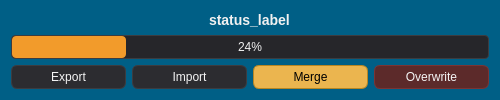
<?xml version="1.0" encoding="UTF-8"?>
<ui version="4.0">
 <class>QuickLinxClass</class>
 <widget class="QMainWindow" name="QuickLinxClass">
  <property name="geometry">
   <rect>
    <x>0</x>
    <y>0</y>
    <width>500</width>
    <height>100</height>
   </rect>
  </property>
  <property name="sizePolicy">
   <sizepolicy hsizetype="Fixed" vsizetype="Fixed">
    <horstretch>0</horstretch>
    <verstretch>0</verstretch>
   </sizepolicy>
  </property>
  <property name="minimumSize">
   <size>
    <width>500</width>
    <height>100</height>
   </size>
  </property>
  <property name="maximumSize">
   <size>
    <width>500</width>
    <height>100</height>
   </size>
  </property>
  <property name="windowTitle">
   <string>QuickLinx</string>
  </property>
  <property name="styleSheet">
   <string notr="true">/* ===== Window background ===== */
QMainWindow {
    background-color: #005F86;
}

/* ===== Status label ===== */
QLabel#status_label {
    color: #f1f1f1;
    font-size: 14px;
    font-weight: 500;
}

/* ===== Buttons ===== */
QPushButton {
    background-color: #2c2c30;
    color: #f5f5f5;
    border: 1px solid #3c3c40;
    border-radius: 6px;
    padding: 4px 18px;
}

QPushButton:hover {
    background-color: #3a3a3f;
	cursor: pointer;
}

QPushButton:pressed {
    background-color: #505056;
}

/* Overwrite Button Style*/
QPushButton#overwrite_button {
   	background-color: #5c2a2a;
	border: 1px solid #7a3434;
}

QPushButton#overwrite_button:hover {
    background-color: #733333;
	
}

QPushButton#overwrite_button:disabled {
    background-color: #4a2b2b;   /* muted red */
    border-color: #5a3333;
    color: #888;
}


/*Merge Button Style*/
QPushButton#merge_button {
	background-color: #ebb54f;
	border: 1px solid #b88622;
	color: #000;
}

QPushButton#merge_button:hover {
    background-color: #d9c76e;
}

QPushButton#merge_button:disabled {
    background-color: #4a4425;   /* muted gold */
    border-color: #5a4d2a;
    color: #888;
}


/* ===== Progress bar ===== */
QProgressBar {
    border: 1px solid #3c3c40;
    border-radius: 4px;
    background-color: #26262a;
    color: #f1f1f1;
    text-align: center;
}

QProgressBar::chunk {
    background-color: #F29B2B;   /* accent color */
    border-radius: 4px;
}
</string>
  </property>
  <widget class="QWidget" name="centralWidget">
   <layout class="QVBoxLayout" name="verticalLayout">
    <item>
     <layout class="QVBoxLayout" name="vertical_layout">
      <item alignment="Qt::AlignmentFlag::AlignHCenter">
       <widget class="QLabel" name="status_label">
        <property name="text">
         <string>status_label</string>
        </property>
       </widget>
      </item>
      <item>
       <widget class="QProgressBar" name="progress_bar">
        <property name="value">
         <number>24</number>
        </property>
       </widget>
      </item>
      <item>
       <layout class="QHBoxLayout" name="horizontal_layout">
        <item>
         <widget class="QPushButton" name="export_button">
          <property name="text">
           <string>Export</string>
          </property>
         </widget>
        </item>
        <item>
         <widget class="QPushButton" name="import_button">
          <property name="text">
           <string>Import</string>
          </property>
         </widget>
        </item>
        <item>
         <widget class="QPushButton" name="merge_button">
          <property name="enabled">
           <bool>true</bool>
          </property>
          <property name="text">
           <string>Merge</string>
          </property>
         </widget>
        </item>
        <item>
         <widget class="QPushButton" name="overwrite_button">
          <property name="enabled">
           <bool>true</bool>
          </property>
          <property name="text">
           <string>Overwrite</string>
          </property>
         </widget>
        </item>
       </layout>
      </item>
     </layout>
    </item>
   </layout>
  </widget>
 </widget>
 <layoutdefault spacing="6" margin="11"/>
 <resources>
  <include location="QuickLinx.qrc"/>
 </resources>
 <connections/>
</ui>
